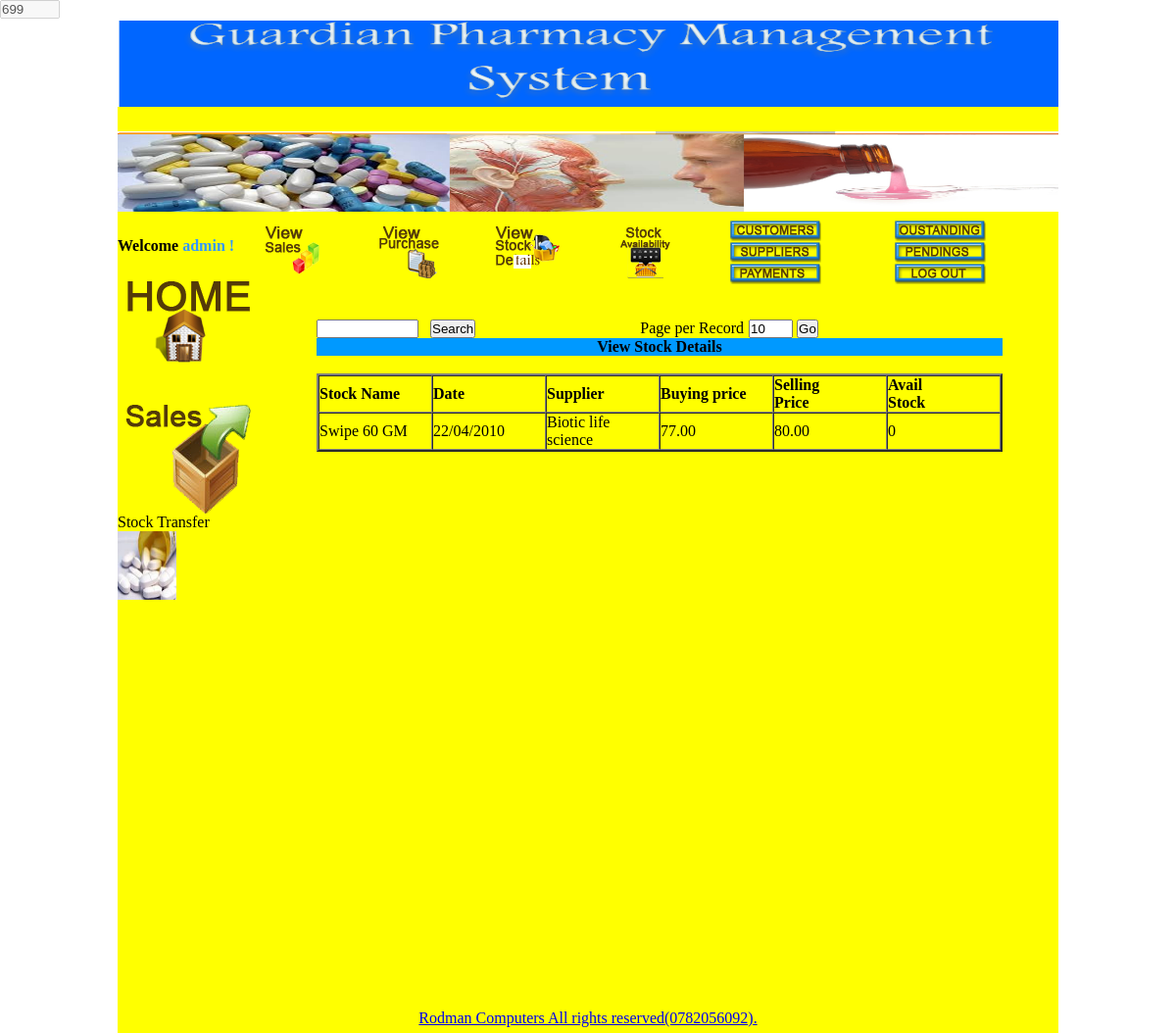
/user/view_stock_details.php (signed in), run on an earlier commit of the app's database.
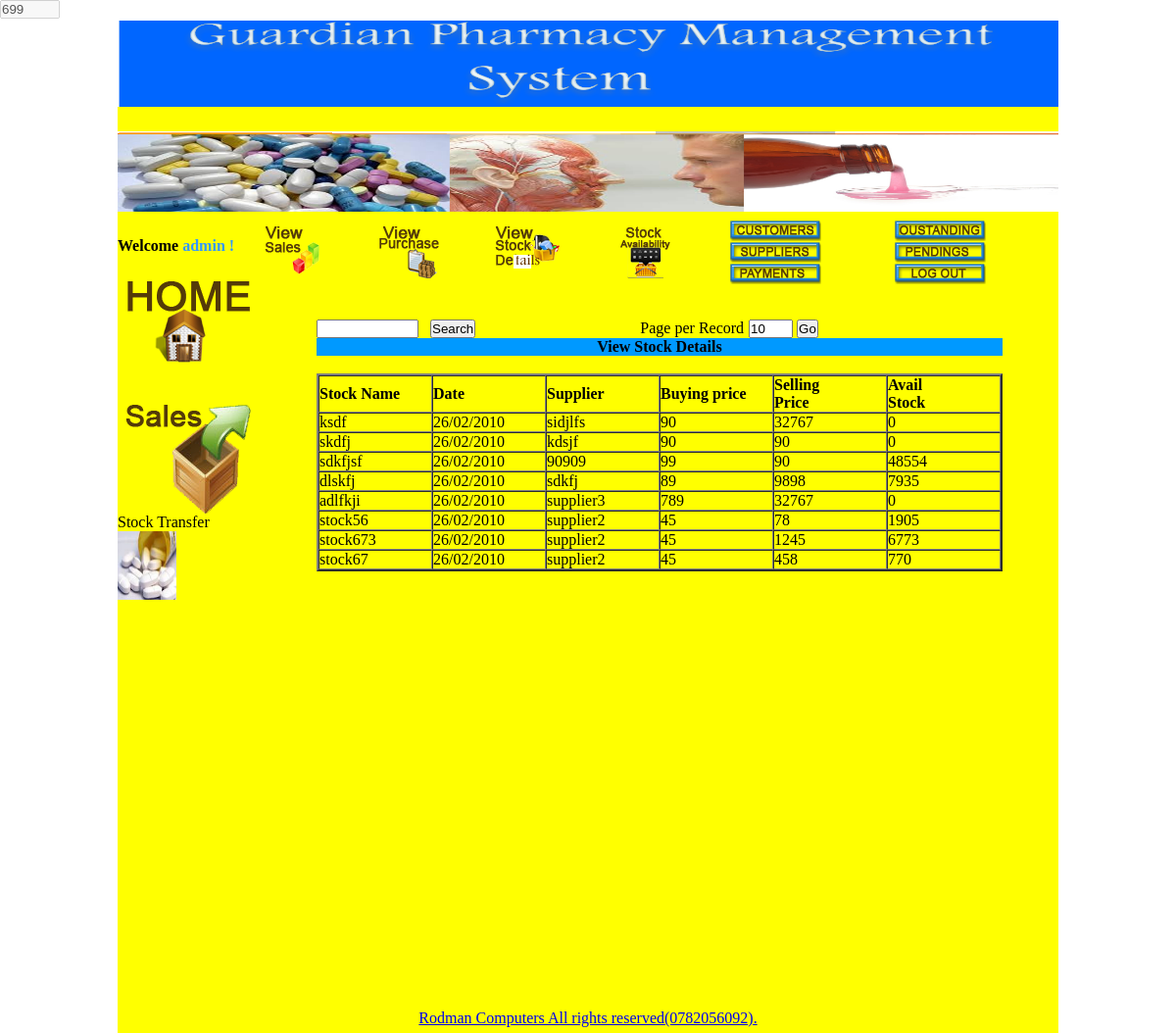
And on a later commit of the database.
### tables this page shows
CREATE TABLE `stock_details` (
  `id` int(10) unsigned NOT NULL auto_increment,
  `stock_id` varchar(120) NOT NULL,
  `stock_name` varchar(120) NOT NULL,
  `stock_quatity` int(11) NOT NULL,
  `supplier_id` varchar(250) NOT NULL,
  `company_price` smallint(6) NOT NULL,
  `selling_price` smallint(6) NOT NULL,
  `category` varchar(120) NOT NULL,
  `date` timestamp NOT NULL default CURRENT_TIMESTAMP on update CURRENT_TIMESTAMP,
  `expire_date` varchar(50) NOT NULL,
  `uom` varchar(120) NOT NULL,
  PRIMARY KEY  (`id`)
);

### user/db.php (called while the page is built)
<?php
include("db.class.php");
$base="stock";
$server="localhost";
$user="root";
$pass="";
$db = new DB($base, $server, $user, $pass);
?>

### user/db.class.php (called while the page is built, shortened)
<?php
  class DB
  {
    function queryUniqueValue($query, $debug = -1)
    {
      $query = "$query LIMIT 1";
      $result = mysql_query($query) or $this->debugAndDie($query);
      $line = mysql_fetch_row($result);
      return $line[0];
    }
    function getMicroTime()
    {
      list($msec, $sec) = explode(' ', microtime());
      return floor($sec / 1000) + $msec;
    }
  }
?>

### user/view_stock_details.php (the view, shortened to what the changed rows need)
<?php
if(!isset($_SESSION['username']) || $_SESSION['usertype'] !='admin'){
header("location:index.php?msg=Please%20login%20to%20access%20admin%20area%20!");
}
else
{
	include_once "db.php";
?><!DOCTYPE HTML PUBLIC "-//W3C//DTD HTML 4.01 Transitional//EN"
"http://www.w3.org/TR/html4/loose.dtd">
<html>
<head>
<link rel="stylesheet" href="css/validationEngine.jquery.css" type="text/css" media="screen" title="no title" charset="utf-8" />
		<link rel="stylesheet" href="css/template.css" type="text/css" media="screen" title="no title" charset="utf-8" />
		<link rel="stylesheet" type="text/css" href="jquery.autocomplete.css" />
</head>
<body onload="setTimeout('startCountDown()',2000);" onmousemove="resetTimer();">
<table width="100%"  border="0" cellspacing="0" cellpadding="0">
  <tr>
    <td align="center" valign="top"><table width="960" border="0" cellspacing="0" cellpadding="0">
      <tr>
        <td><table width="960" border="0" cellpadding="0" cellspacing="0" bgcolor="yellow">
          <tr>
            <td height="800" align="left" valign="top"><table width="960" border="0" cellpadding="0" cellspacing="0" bgcolor="yellow">
              <tr>
				 <td height="500" align="center" valign="top">
<br>
<br>
				<?php
	$limit = 10;
	$page = $_GET['page'];
	if($page)
		$start = ($page - 1) * $limit;
	else
		$start = 0;
	$sql = "SELECT * FROM stock_details ORDER BY date desc LIMIT $start, $limit ";
	$result = mysql_query($sql);
?>
	 <form name="deletefiles" action="deleteselected.php" method="post">
	  <table width="700" border="0" cellspacing="0" cellpadding="0">
      <tr>
        <td align="center"><table width="100%"  border="2" cellspacing="0" cellpadding="0">
		  <?php
								while($row = mysql_fetch_array($result))
		{
		 $mysqldate=$row['date'];
 		$phpdate = strtotime( $mysqldate );
 		$phpdate = date("d/m/Y",$phpdate);
										 ?>
  											<tr>
       	<td width="100"><?php echo $row['stock_name']; ?></td>
        <td width="100"><?php echo $phpdate; ?></td>
        <td width="100"><?php echo  $row['supplier_id']; ?></td>
        <td width="100"><?php echo  $row['company_price']; ?></td>
        <td width="100"><?php echo $row['selling_price']; ?></td>
        <td width="100"><?php $quantity = $db->queryUniqueValue("SELECT quantity FROM stock_avail WHERE name='".$row['stock_name']."'"); echo $quantity; ?></td>
								  </tr>
                                             <?php
									  }
?>
        </table></td>
      </tr>
    </table>
	</form>
	</td>
  </tr>
</table>
</td>
              </tr>
            </table>
		</td>
          </tr>
        </table></td>
      </tr>
    </table></td>
</body>
</html>
<?php
}
?>

What changed in the data, as far as the page shows it:
removed stock_details: stock_name "Swipe 60 GM", date "22/04/2010", supplier "Biotic life science", company_price "77.00", selling_price "80.00", quantity "0"
added stock_details: stock_name "ksdf", date "26/02/2010", supplier "sidjlfs", company_price "90", selling_price "32767", quantity "0"
added stock_details: stock_name "skdfj", date "26/02/2010", supplier "kdsjf", company_price "90", selling_price "90", quantity "0"
added stock_details: stock_name "sdkfjsf", date "26/02/2010", supplier "90909", company_price "99", selling_price "90", quantity "48554"
added stock_details: stock_name "dlskfj", date "26/02/2010", supplier "sdkfj", company_price "89", selling_price "9898", quantity "7935"
added stock_details: stock_name "adlfkji", date "26/02/2010", supplier "supplier3", company_price "789", selling_price "32767", quantity "0"
added stock_details: stock_name "stock56", date "26/02/2010", supplier "supplier2", company_price "45", selling_price "78", quantity "1905"
added stock_details: stock_name "stock673", date "26/02/2010", supplier "supplier2", company_price "45", selling_price "1245", quantity "6773"
added stock_details: stock_name "stock67", date "26/02/2010", supplier "supplier2", company_price "45", selling_price "458", quantity "770"
